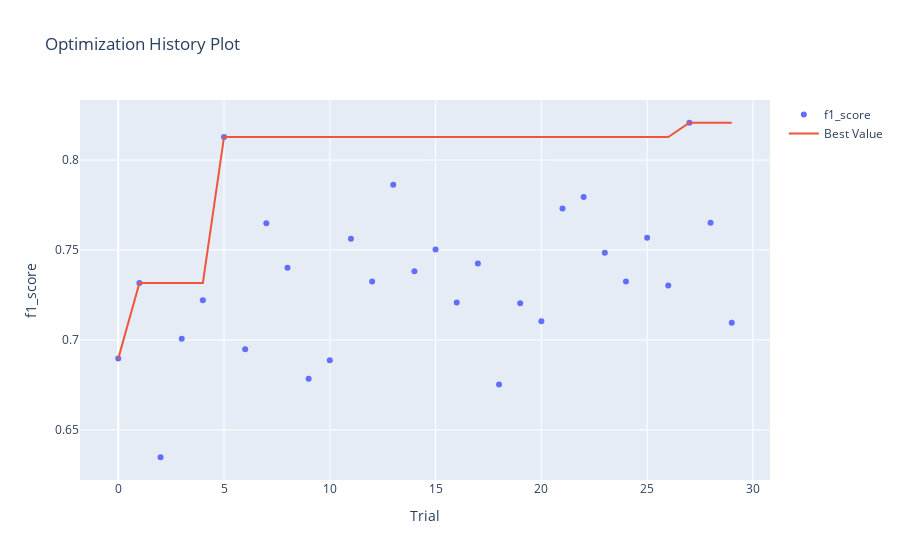

Write notebook code for a chart like this one.
### Markdown cell above
График истории оптимизации - отображает количество испытаний на оси Х и метрику на оси Y.

Следует использовать эту диаграмму, чтобы проверить, идет ли оптимизация гиперпараметров в правильном направлении или нет.

### Code cell
optuna.visualization.plot_optimization_history(study, target_name="f1_score")

### Figure 1 — Plotly figure (JSON) as saved in the notebook; plotly's stock layout.template omitted (floating-point values rounded to 4 significant figures)
{"data": [{"mode": "markers", "name": "f1_score", "type": "scatter", "x": [0, 1, 2, 3, 4, 5, 6, 7, 8, 9, 10, 11, 12, 13, 14, 15, 16, 17, 18, 19, 20, 21, 22, 23, 24, 25, 26, 27, 28, 29], "y": [0.6896, 0.7317, 0.6347, 0.7007, 0.722, 0.8128, 0.6948, 0.7649, 0.7401, 0.6784, 0.6887, 0.7563, 0.7325, 0.7863, 0.7381, 0.7502, 0.7208, 0.7424, 0.6751, 0.7204, 0.7103, 0.7731, 0.7795, 0.7485, 0.7324, 0.7568, 0.7303, 0.8207, 0.7651, 0.7095]}, {"mode": "lines", "name": "Best Value", "type": "scatter", "x": [0, 1, 2, 3, 4, 5, 6, 7, 8, 9, 10, 11, 12, 13, 14, 15, 16, 17, 18, 19, 20, 21, 22, 23, 24, 25, 26, 27, 28, 29], "y": [0.6896, 0.7317, 0.7317, 0.7317, 0.7317, 0.8128, 0.8128, 0.8128, 0.8128, 0.8128, 0.8128, 0.8128, 0.8128, 0.8128, 0.8128, 0.8128, 0.8128, 0.8128, 0.8128, 0.8128, 0.8128, 0.8128, 0.8128, 0.8128, 0.8128, 0.8128, 0.8128, 0.8207, 0.8207, 0.8207]}, {"marker": {"color": "#cccccc"}, "mode": "markers", "name": "Infeasible Trial", "showlegend": false, "type": "scatter", "x": [], "y": []}], "layout": {"title": {"text": "Optimization History Plot"}, "xaxis": {"title": {"text": "Trial"}}, "yaxis": {"title": {"text": "f1_score"}}}}
